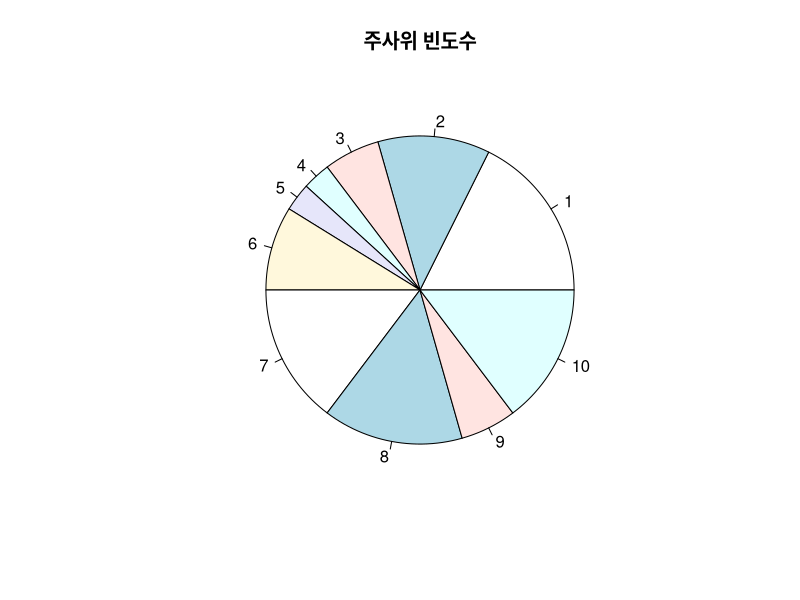
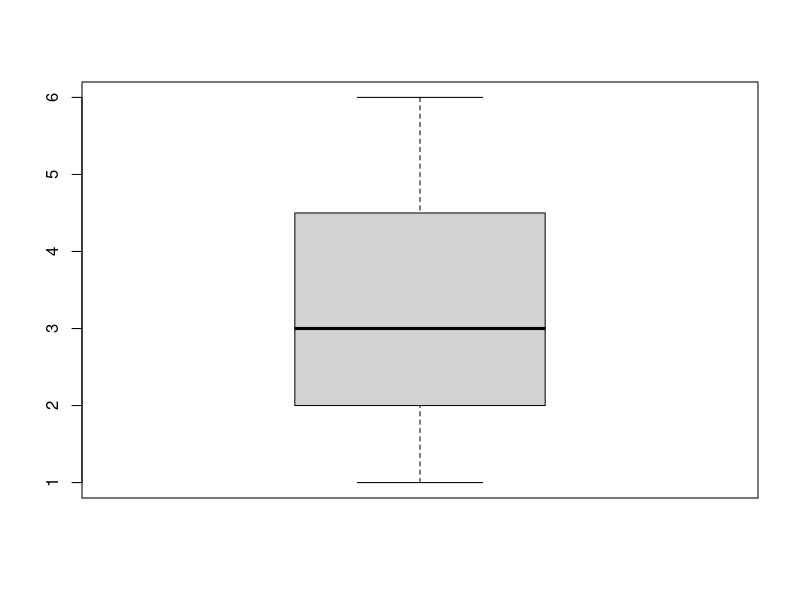
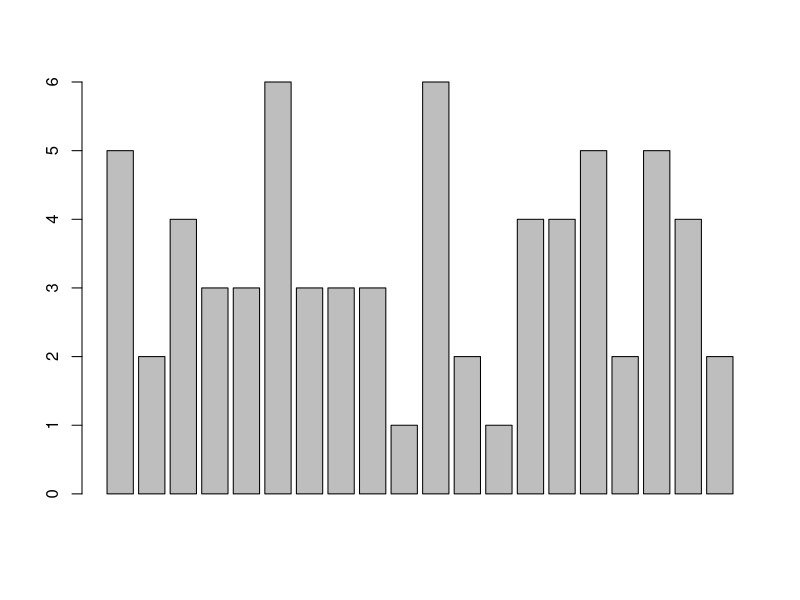
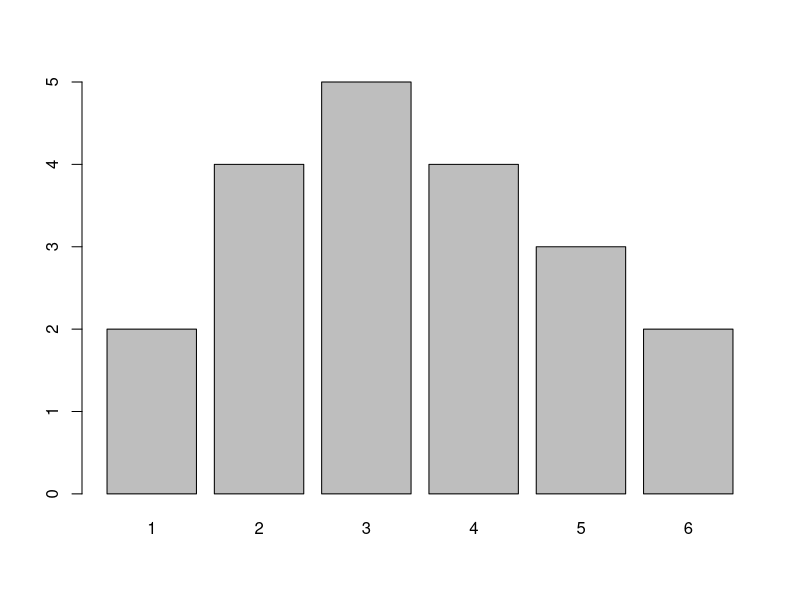
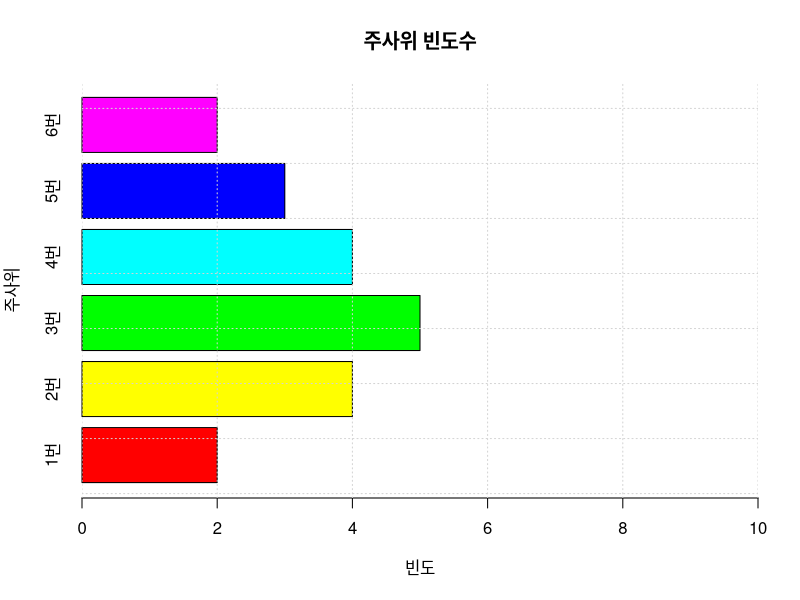

These charts were generated, in order, by the following R code:
v1 = c(1:6)
v2 = c('H','T')

v3 = sample(v1,10,replace = T)
v4 = sample(v2,10,replace = T)


paste(v3,v4,sep=",")

paste0(v3,",",v4)

# paste는 sep을 이용하여 공백을 구분하고 paste0은 sep을 사용하지 않음


#원형 그래프 
s1 = sample(c(1:6),10,replace = T); s1
pie(s1,main='주사위 빈도수')

##################  데이터 분석시작(1) ##################
s1 = sample(c(1:6),20,replace = T); s1

#연산이 필요한 대표값 3차대푯값
sum(s1)
mean(s1)
var(s1)
sd(s1)

#정렬이 필요한 대표값 1차대푯값
min(s1)
max(s1)
median(s1) #중간값

s1
sort(s1)
sort(s1,decreasing = T)  #정렬방향
median(s1)

#박스 플롯
summary(s1)
boxplot(s1) #시각화 수염그림 cf.cadle chart



# 바 플롯
table(s1)
barplot(s1)  #항목을 비교할때 사용 (클래스 크기)
barplot(table(s1))

#바플롯을 디자인 작업
class(table(s1)) #table

barplot(table(s1),main='주사위 빈도수',
        col = rainbow(length(table(s1))),
        names.arg = c('1번','2번','3번','4번','5번','6번'),
        horiz = T,
        xlim = c(0,10), #x축 범위 지정
        xlab='빈도', ylab= '주사위')
grid()